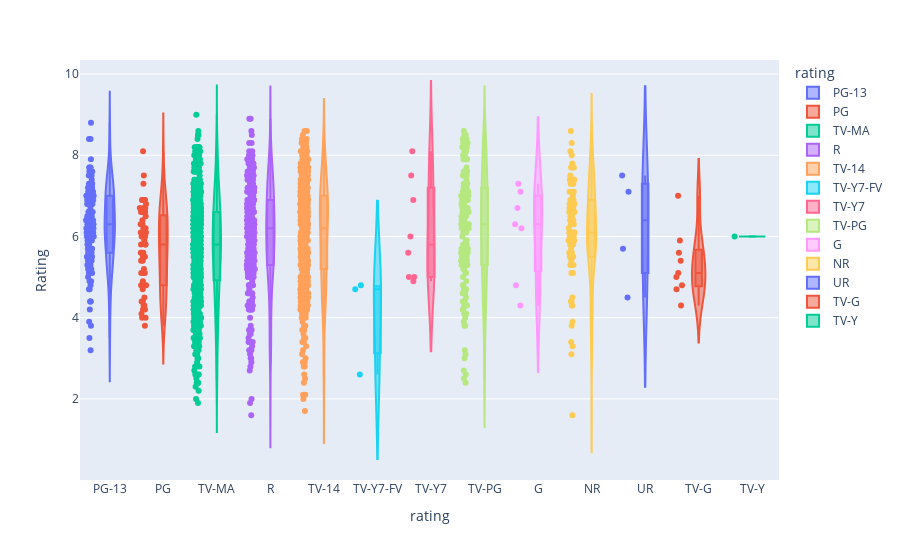

The cell this chart's notebook holds for it:
### Code cell
px.violin(join_data1,y='Rating',x='rating',color='rating',
          box=True,points='all')

### Figure 1 — Plotly figure (JSON) as saved in the notebook; plotly's stock layout.template omitted (floating-point values rounded to 4 significant figures; data arrays with more than 128 entries replaced by an {"elided": "..."} marker saying what was removed)
{"data": [{"alignmentgroup": "True", "box": {"visible": true}, "hovertemplate": "rating=%{x}<br>Rating=%{y}<extra></extra>", "legendgroup": "PG-13", "marker": {"color": "#636efa"}, "name": "PG-13", "offsetgroup": "PG-13", "orientation": "v", "points": "all", "scalegroup": "True", "showlegend": true, "type": "violin", "x": {"elided": "145 str values"}, "x0": " ", "xaxis": "x", "y": {"elided": "145 float values"}, "y0": " ", "yaxis": "y"}, {"alignmentgroup": "True", "box": {"visible": true}, "hovertemplate": "rating=%{x}<br>Rating=%{y}<extra></extra>", "legendgroup": "PG", "marker": {"color": "#EF553B"}, "name": "PG", "offsetgroup": "PG", "orientation": "v", "points": "all", "scalegroup": "True", "showlegend": true, "type": "violin", "x": ["PG", "PG", "PG", "PG", "PG", "PG", "PG", "PG", "PG", "PG", "PG", "PG", "PG", "PG", "PG", "PG", "PG", "PG", "PG", "PG", "PG", "PG", "PG", "PG", "PG", "PG", "PG", "PG", "PG", "PG", "PG", "PG", "PG", "PG", "PG", "PG", "PG", "PG", "PG", "PG", "PG", "PG", "PG", "PG", "PG", "PG", "PG", "PG", "PG", "PG", "PG", "PG", "PG", "PG", "PG", "PG", "PG", "PG", "PG", "PG", "PG"], "x0": " ", "xaxis": "x", "y": [6.1, 8.1, 6.9, 4, 6.9, 6, 7.3, 6.8, 6.9, 5.8, 5.1, 6.2, 6.7, 5.1, 5.5, 5.5, 5.4, 6.9, 5.4, 7.5, 5.8, 5.9, 4.4, 6.1, 6.6, 6.1, 6, 6.7, 6, 4.7, 6.6, 4.3, 4.4, 4.2, 6.6, 6.4, 4.1, 5.8, 4.8, 6.3, 6.2, 6.5, 4.3, 5.6, 4.2, 3.8, 6.6, 6.3, 5.6, 4.8, 6.7, 5.5, 5.1, 5.6, 5.1, 4.8, 4.8, 4.5, 5.2, 4.9, 4], "y0": " ", "yaxis": "y"}, {"alignmentgroup": "True", "box": {"visible": true}, "hovertemplate": "rating=%{x}<br>Rating=%{y}<extra></extra>", "legendgroup": "TV-MA", "marker": {"color": "#00cc96"}, "name": "TV-MA", "offsetgroup": "TV-MA", "orientation": "v", "points": "all", "scalegroup": "True", "showlegend": true, "type": "violin", "x": {"elided": "667 str values"}, "x0": " ", "xaxis": "x", "y": {"elided": "667 float values"}, "y0": " ", "yaxis": "y"}, {"alignmentgroup": "True", "box": {"visible": true}, "hovertemplate": "rating=%{x}<br>Rating=%{y}<extra></extra>", "legendgroup": "R", "marker": {"color": "#ab63fa"}, "name": "R", "offsetgroup": "R", "orientation": "v", "points": "all", "scalegroup": "True", "showlegend": true, "type": "violin", "x": {"elided": "324 str values"}, "x0": " ", "xaxis": "x", "y": {"elided": "324 float values"}, "y0": " ", "yaxis": "y"}, {"alignmentgroup": "True", "box": {"visible": true}, "hovertemplate": "rating=%{x}<br>Rating=%{y}<extra></extra>", "legendgroup": "TV-14", "marker": {"color": "#FFA15A"}, "name": "TV-14", "offsetgroup": "TV-14", "orientation": "v", "points": "all", "scalegroup": "True", "showlegend": true, "type": "violin", "x": {"elided": "518 str values"}, "x0": " ", "xaxis": "x", "y": {"elided": "518 float values"}, "y0": " ", "yaxis": "y"}, {"alignmentgroup": "True", "box": {"visible": true}, "hovertemplate": "rating=%{x}<br>Rating=%{y}<extra></extra>", "legendgroup": "TV-Y7-FV", "marker": {"color": "#19d3f3"}, "name": "TV-Y7-FV", "offsetgroup": "TV-Y7-FV", "orientation": "v", "points": "all", "scalegroup": "True", "showlegend": true, "type": "violin", "x": ["TV-Y7-FV", "TV-Y7-FV", "TV-Y7-FV"], "x0": " ", "xaxis": "x", "y": [4.7, 2.6, 4.8], "y0": " ", "yaxis": "y"}, {"alignmentgroup": "True", "box": {"visible": true}, "hovertemplate": "rating=%{x}<br>Rating=%{y}<extra></extra>", "legendgroup": "TV-Y7", "marker": {"color": "#FF6692"}, "name": "TV-Y7", "offsetgroup": "TV-Y7", "orientation": "v", "points": "all", "scalegroup": "True", "showlegend": true, "type": "violin", "x": ["TV-Y7", "TV-Y7", "TV-Y7", "TV-Y7", "TV-Y7", "TV-Y7", "TV-Y7", "TV-Y7"], "x0": " ", "xaxis": "x", "y": [7.5, 5, 6, 5.6, 8.1, 5, 6.9, 4.9], "y0": " ", "yaxis": "y"}, {"alignmentgroup": "True", "box": {"visible": true}, "hovertemplate": "rating=%{x}<br>Rating=%{y}<extra></extra>", "legendgroup": "TV-PG", "marker": {"color": "#B6E880"}, "name": "TV-PG", "offsetgroup": "TV-PG", "orientation": "v", "points": "all", "scalegroup": "True", "showlegend": true, "type": "violin", "x": {"elided": "153 str values"}, "x0": " ", "xaxis": "x", "y": {"elided": "153 float values"}, "y0": " ", "yaxis": "y"}, {"alignmentgroup": "True", "box": {"visible": true}, "hovertemplate": "rating=%{x}<br>Rating=%{y}<extra></extra>", "legendgroup": "G", "marker": {"color": "#FF97FF"}, "name": "G", "offsetgroup": "G", "orientation": "v", "points": "all", "scalegroup": "True", "showlegend": true, "type": "violin", "x": ["G", "G", "G", "G", "G", "G", "G"], "x0": " ", "xaxis": "x", "y": [6.2, 6.7, 7.1, 7.3, 4.8, 6.3, 4.3], "y0": " ", "yaxis": "y"}, {"alignmentgroup": "True", "box": {"visible": true}, "hovertemplate": "rating=%{x}<br>Rating=%{y}<extra></extra>", "legendgroup": "NR", "marker": {"color": "#FECB52"}, "name": "NR", "offsetgroup": "NR", "orientation": "v", "points": "all", "scalegroup": "True", "showlegend": true, "type": "violin", "x": ["NR", "NR", "NR", "NR", "NR", "NR", "NR", "NR", "NR", "NR", "NR", "NR", "NR", "NR", "NR", "NR", "NR", "NR", "NR", "NR", "NR", "NR", "NR", "NR", "NR", "NR", "NR", "NR", "NR", "NR", "NR", "NR", "NR", "NR", "NR", "NR", "NR", "NR", "NR", "NR", "NR", "NR", "NR", "NR", "NR", "NR", "NR", "NR", "NR", "NR", "NR", "NR", "NR", "NR", "NR", "NR", "NR", "NR", "NR", "NR", "NR", "NR", "NR", "NR", "NR", "NR", "NR", "NR", "NR", "NR", "NR", "NR", "NR", "NR", "NR", "NR", "NR", "NR", "NR", "NR", "NR", "NR"], "x0": " ", "xaxis": "x", "y": [6.3, 5.5, 7.5, 6.3, 7.1, 6.5, 5.6, 7.3, 4.4, 6.1, 6.8, 6.6, 4.5, 6.6, 6.8, 5.9, 6.9, 6.1, 4.4, 6.1, 5.7, 5.5, 6.1, 7.7, 7.3, 7.1, 4.3, 5.1, 5.8, 3.8, 6.8, 5.8, 3.3, 6, 3.9, 1.6, 8.1, 7.7, 7.4, 3.1, 7.3, 6.3, 5.3, 6.4, 5.9, 6.4, 7.8, 8.6, 6.6, 8.3, 3.4, 7.7, 8, 5.6, 6, 6.2, 5.8, 6.7, 6.1, 5.5, 7.4, 5.6, 7, 4.3, 7.4, 6, 6.8, 6.7, 5.1, 6.9, 5.4, 6, 6, 6.9, 6.5, 5.9, 5.3, 5.3, 5.5, 7.3, 5.5, 5.9], "y0": " ", "yaxis": "y"}, {"alignmentgroup": "True", "box": {"visible": true}, "hovertemplate": "rating=%{x}<br>Rating=%{y}<extra></extra>", "legendgroup": "UR", "marker": {"color": "#636efa"}, "name": "UR", "offsetgroup": "UR", "orientation": "v", "points": "all", "scalegroup": "True", "showlegend": true, "type": "violin", "x": ["UR", "UR", "UR", "UR"], "x0": " ", "xaxis": "x", "y": [7.1, 5.7, 4.5, 7.5], "y0": " ", "yaxis": "y"}, {"alignmentgroup": "True", "box": {"visible": true}, "hovertemplate": "rating=%{x}<br>Rating=%{y}<extra></extra>", "legendgroup": "TV-G", "marker": {"color": "#EF553B"}, "name": "TV-G", "offsetgroup": "TV-G", "orientation": "v", "points": "all", "scalegroup": "True", "showlegend": true, "type": "violin", "x": ["TV-G", "TV-G", "TV-G", "TV-G", "TV-G", "TV-G", "TV-G", "TV-G", "TV-G"], "x0": " ", "xaxis": "x", "y": [5, 7, 5.9, 5.4, 4.3, 5.6, 4.7, 5.1, 4.8], "y0": " ", "yaxis": "y"}, {"alignmentgroup": "True", "box": {"visible": true}, "hovertemplate": "rating=%{x}<br>Rating=%{y}<extra></extra>", "legendgroup": "TV-Y", "marker": {"color": "#00cc96"}, "name": "TV-Y", "offsetgroup": "TV-Y", "orientation": "v", "points": "all", "scalegroup": "True", "showlegend": true, "type": "violin", "x": ["TV-Y"], "x0": " ", "xaxis": "x", "y": [6], "y0": " ", "yaxis": "y"}], "layout": {"legend": {"title": {"text": "rating"}, "tracegroupgap": 0}, "margin": {"t": 60}, "violinmode": "overlay", "xaxis": {"anchor": "y", "categoryarray": ["PG-13", "PG", "TV-MA", "R", "TV-14", "TV-Y7-FV", "TV-Y7", "TV-PG", "G", "NR", "UR", "TV-G", "TV-Y"], "categoryorder": "array", "domain": [0, 1], "title": {"text": "rating"}}, "yaxis": {"anchor": "x", "domain": [0, 1], "title": {"text": "Rating"}}}}
